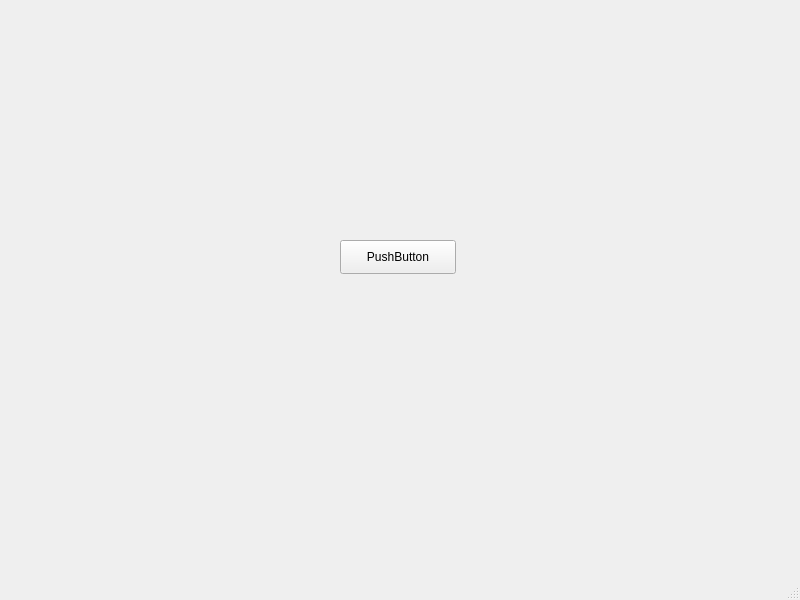
<?xml version="1.0" encoding="UTF-8"?>
<ui version="4.0">
 <class>MainWindow</class>
 <widget class="QMainWindow" name="MainWindow">
  <property name="geometry">
   <rect>
    <x>0</x>
    <y>0</y>
    <width>800</width>
    <height>600</height>
   </rect>
  </property>
  <property name="windowTitle">
   <string>MainWindow</string>
  </property>
  <widget class="QWidget" name="centralwidget">
   <widget class="QPushButton" name="pushButton">
    <property name="geometry">
     <rect>
      <x>340</x>
      <y>240</y>
      <width>116</width>
      <height>34</height>
     </rect>
    </property>
    <property name="text">
     <string>PushButton</string>
    </property>
   </widget>
  </widget>
  <widget class="QMenuBar" name="menubar">
   <property name="geometry">
    <rect>
     <x>0</x>
     <y>0</y>
     <width>800</width>
     <height>30</height>
    </rect>
   </property>
  </widget>
  <widget class="QStatusBar" name="statusbar"/>
 </widget>
 <resources/>
 <connections/>
</ui>
